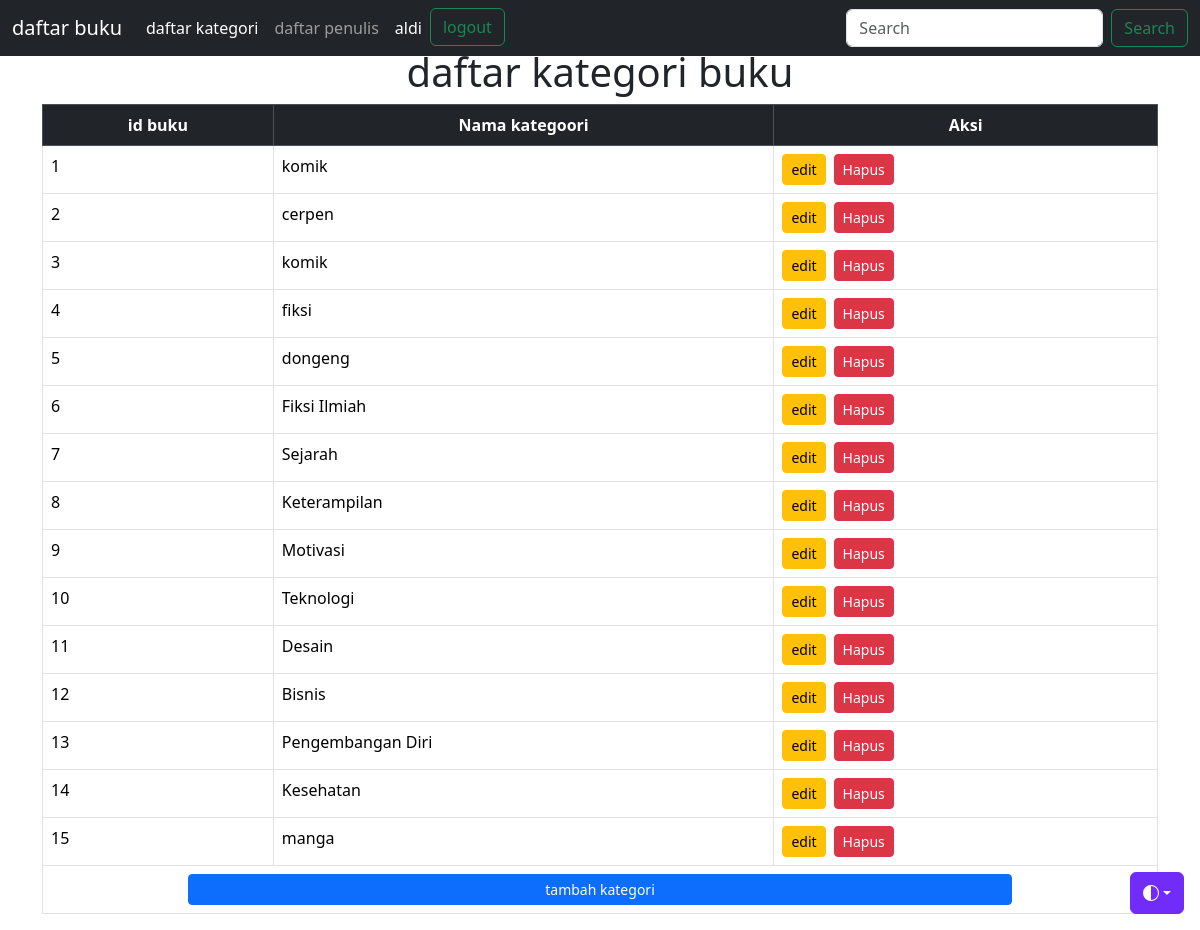
/kategori.php (signed in), run on the app's committed database.
### tables this page shows
CREATE TABLE `kategori` (
  `id_kategori` int(11) NOT NULL,
  `nama_kategori` varchar(50) NOT NULL
);

### kategori.php (the view, shortened to what this page needs)
<?php
include('header.php');
include 'koneksi.php';
?>
<div class="container mt-5">
<h1 align="center"> daftar kategori buku</h1>
<table class="table table-bordered table-hover" margin="0">
    <thead class="table-dark">
      <tr align="center">
        <th>id buku</th>
        <th>Nama kategoori</th>
        <th>Aksi</th>
      </tr>
    </thead>
    <tbody>
      <?php
      $kategori = mysqli_query($koneksi,"select * from kategori");
      $nomor = 1;
      while($row=mysqli_fetch_array($kategori)){
      ?>
      <tr>
        <td><?php echo $nomor;?></td>
        <td><?php echo $row['nama_kategori'] ?></td>
        <td>
        <div class="d-flex gap-2">
            <a href="editkategori.php?id_kategori=<?php echo $row ['id_kategori'] ?>" class="btn btn-warning btn-sm"> edit
      </a>
          <a  href="hapuskategori.php?id_kategori=<?php echo $row ['id_kategori'] ?>"  class="btn btn-danger btn-sm" onclick="return confirm('Apakah Anda yakin ingin menghapus data ini?')">Hapus</a>
        </td>
      </tr>
      <tr>
      <?php
      $nomor++;
     } ?>
        <td colspan="3"  align="center">
            <a href="tambahkategori.php"> <button class="btn btn-primary btn-sm w-75"> tambah kategori</button>
      </tr>
</table>
</div>
<?php
include('footer.php');
?>

### data on the page
kategori: nama_kategori "komik"
kategori: nama_kategori "cerpen"
kategori: nama_kategori "komik"
kategori: nama_kategori "fiksi"
kategori: nama_kategori "dongeng"
kategori: nama_kategori "Fiksi Ilmiah"
kategori: nama_kategori "Sejarah"
kategori: nama_kategori "Keterampilan"
kategori: nama_kategori "Motivasi"
kategori: nama_kategori "Teknologi"
kategori: nama_kategori "Desain"
kategori: nama_kategori "Bisnis"
kategori: nama_kategori "Pengembangan Diri"
kategori: nama_kategori "Kesehatan"
kategori: nama_kategori "manga"

### other printed values
$_SESSION['nama'] "aldi"
